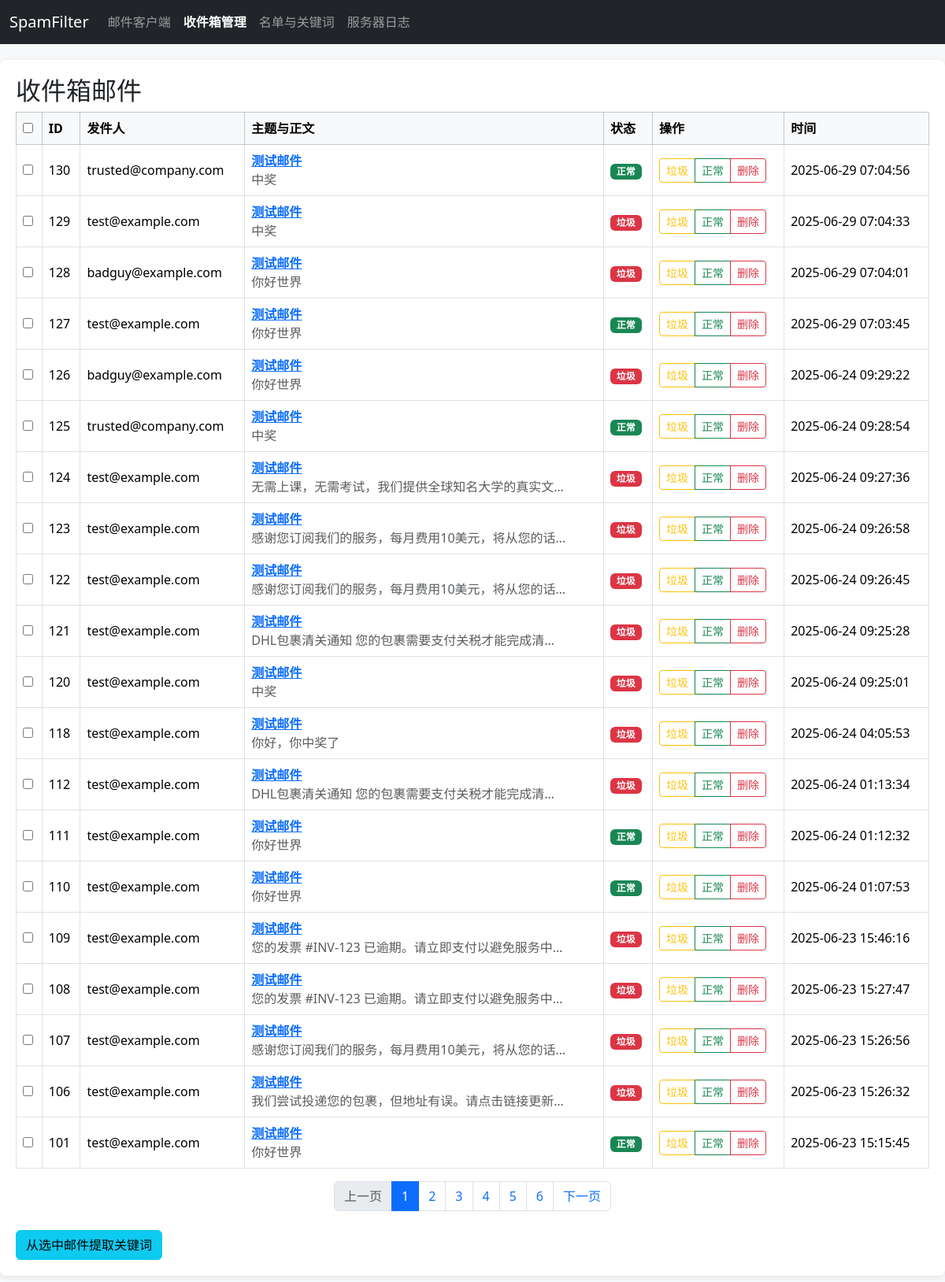
The app's page /admin/inbox with its own data.
### tables this page shows
CREATE TABLE inbox (
            id INTEGER PRIMARY KEY AUTOINCREMENT,
            mail_from TEXT,
            rcpt_to TEXT,
            subject TEXT,
            body TEXT,
            label INTEGER, 
            ts TIMESTAMP DEFAULT CURRENT_TIMESTAMP
        );

### web_app.py (the view)
@app.route('/admin/inbox')
def admin_inbox():
    page = request.args.get('page', 1, type=int)
    total_mails = database.count_total_mails()  # 总邮件数
    total_pages = math.ceil(total_mails / INBOX_PER_PAGE)  # 总页数
    offset = (page - 1) * INBOX_PER_PAGE  # 数据库查询偏移量
    raw_mails = database.get_inbox(limit=INBOX_PER_PAGE, offset=offset)
    mails = [[robust_decode(item) if isinstance(item, str) else item for item in row] for row in raw_mails]
    pagination_range = get_pagination_range(page, total_pages)
    return render_template('inbox.html',
                           mails=mails,
                           current_page=page,
                           total_pages=total_pages,
                           pagination_range=pagination_range)

### database.py (called while the page is built)
def get_inbox(limit=50, offset=0):
    with sqlite3.connect(DB_PATH) as conn:
        c = conn.cursor()
        c.execute('SELECT id, mail_from, subject, body, label, ts FROM inbox ORDER BY id DESC LIMIT ? OFFSET ?',
                  (limit, offset))
        return c.fetchall()

def count_total_mails():
    with sqlite3.connect(DB_PATH) as conn:
        c = conn.cursor()
        c.execute('SELECT COUNT(*) FROM inbox')
        total = c.fetchone()[0]  # fetchone()返回元组，取第一个元素
        return total

### web_app.py (called while the page is built, shortened)
def robust_decode(s):
    if not isinstance(s, str):
        return s  # 非字符串类型直接返回
    try:
        if '\\u' in s:
            return codecs.decode(s, 'unicode_escape')
    except Exception:
        pass
    return s

def get_pagination_range(current_page, total_pages, neighbors=2):
    if total_pages <= 2 * neighbors + 5:
        return list(range(1, total_pages + 1))

### templates/inbox.html (shortened to what this page needs)
{% extends "layout.html" %}
{% block content %}
<h2>收件箱邮件</h2>
<div class="table-responsive">
    <table class="table table-bordered table-hover align-middle">
      <thead class="table-light">
      <tr>
        <th><input type="checkbox" id="select-all-mails" title="全选/全不选"></th>
        <th>ID</th>
        <th>发件人</th>
        <th>主题与正文</th>
        <th>状态</th>
        <th>操作</th>
        <th>时间</th>
      </tr>
      </thead>
      <tbody>
      {% for mail in mails %}
      <tr>
        <td><input type="checkbox" class="mail-checkbox" value="{{ mail[0] }}"></td>
        <td>{{ mail[0] }}</td>
        <td>{{ mail[1] }}</td>
        <td>
            <strong>
                <a href="{{ url_for('view_mail', mail_id=mail[0], page=current_page) }}" title="查看邮件详情">
                    {{ mail[2] or '(无主题)' }}
                </a>
            </strong>
            <div class="text-muted mail-body" title="{{ mail[3] }}">{{ mail[3] }}</div>
        </td>
        <td>
            {% if mail[4] == 1 %} <span class="badge bg-danger">垃圾</span>
            {% elif mail[4] == 0 %} <span class="badge bg-success">正常</span>
            {% else %} <span class="badge bg-secondary">未标注</span>
            {% endif %}
        </td>
        <td>
            <div class="btn-group btn-group-sm">
                <a href="{{ url_for('mark_mail', mail_id=mail[0], label=1, page=current_page) }}" class="btn btn-outline-warning" title="标为垃圾">垃圾</a>
                <a href="{{ url_for('mark_mail', mail_id=mail[0], label=0, page=current_page) }}" class="btn btn-outline-success" title="标为正常">正常</a>
                <a href="{{ url_for('delete_mail', mail_id=mail[0], page=current_page) }}" class="btn btn-outline-danger" onclick="return confirm('确定永久删除?');" title="删除">删除</a>
            </div>
        </td>
        <td>{{ mail[5][:19] }}</td>
      </tr>
      {% else %}
      <tr><td colspan="7" class="text-center">收件箱为空。</td></tr>
      {% endfor %}
      </tbody>
    </table>
</div>
{% if total_pages > 1 %}
<nav aria-label="Page navigation">
  <ul class="pagination justify-content-center">
    <li class="page-item {% if current_page <= 1 %}disabled{% endif %}">
      <a class="page-link" href="{{ url_for('admin_inbox', page=current_page-1) }}">上一页</a>
    </li>
    {% for p in pagination_range %}
      {% if p == '...' %}
        <li class="page-item disabled"><span class="page-link">...</span></li>
      {% else %}
        <li class="page-item {% if p == current_page %}active{% endif %}">
          <a class="page-link" href="{{ url_for('admin_inbox', page=p) }}">{{ p }}</a>
        </li>
      {% endif %}
    {% endfor %}
    <li class="page-item {% if current_page >= total_pages %}disabled{% endif %}">
      <a class="page-link" href="{{ url_for('admin_inbox', page=current_page+1) }}">下一页</a>
    </li>
  </ul>
</nav>
{% endif %}
<div class="mt-4">
    <button id="extract-keywords-btn" class="btn btn-info">从选中邮件提取关键词</button>
</div>
{% endblock %}

### templates/layout.html (shortened to what this page needs)
<!doctype html>
<html lang="zh-CN">
<head>
    <link href="https://cdn.jsdelivr.net/npm/bootstrap@5.3.3/dist/css/bootstrap.min.css" rel="stylesheet">
</head>
<body>
    <nav class="navbar navbar-expand-lg navbar-dark bg-dark">
        <div class="container-fluid">
            <a class="navbar-brand" href="{{ url_for('client_page') }}">SpamFilter</a>
            <div class="collapse navbar-collapse" id="navbarNav">
                <ul class="navbar-nav">
                    <li class="nav-item">
                        <a class="nav-link {% if request.endpoint == 'client_page' %}active{% endif %}" href="{{ url_for('client_page') }}">邮件客户端</a>
                    </li>
                    <li class="nav-item">
                        <a class="nav-link {% if request.endpoint == 'admin_inbox' %}active{% endif %}" href="{{ url_for('admin_inbox') }}">收件箱管理</a>
                    </li>
                    <li class="nav-item">
                        <a class="nav-link {% if request.endpoint == 'admin_lists' %}active{% endif %}" href="{{ url_for('admin_lists') }}">名单与关键词</a>
                    </li>
                    <li class="nav-item">
                        <a class="nav-link {% if request.endpoint == 'admin_logs' %}active{% endif %}" href="{{ url_for('admin_logs') }}">服务器日志</a>
                    </li>
                </ul>
            </div>
        </div>
    </nav>
    <div class="content-container">
        {% block content %}{% endblock %}
    </div>
</body>
</html>

### templates/layout.html (style rules this page uses)
body { background-color: #f8f9fa; }
.nav-link.active { font-weight: bold; }
.content-container { max-width: 1200px; margin: 20px auto; padding: 20px; background: white; border-radius: 8px; box-shadow: 0 2px 10px rgba(0,0,0,.1); }

### templates/inbox.html (style rules this page uses)
.table td, .table th { vertical-align: middle; }
.mail-body { max-width: 400px; white-space: nowrap; overflow: hidden; text-overflow: ellipsis; }

### records on screen
inbox: id "130", mail_from "trusted@company.com", subject "测试邮件", body "中奖", label "正常", ts "2025-06-29 07:04:56"
inbox: id "129", mail_from "test@example.com", subject "测试邮件", body "中奖", label "垃圾", ts "2025-06-29 07:04:33"
inbox: id "128", mail_from "badguy@example.com", subject "测试邮件", body "你好世界", label "垃圾", ts "2025-06-29 07:04:01"
inbox: id "127", mail_from "test@example.com", subject "测试邮件", body "你好世界", label "正常", ts "2025-06-29 07:03:45"
inbox: id "126", mail_from "badguy@example.com", subject "测试邮件", body "你好世界", label "垃圾", ts "2025-06-24 09:29:22"
inbox: id "125", mail_from "trusted@company.com", subject "测试邮件", body "中奖", label "正常", ts "2025-06-24 09:28:54"
inbox: id "124", mail_from "test@example.com", subject "测试邮件", body "无需上课，无需考试，我们提供全球知名大学的真实文…", label "垃圾", ts "2025-06-24 09:27:36"
inbox: id "123", mail_from "test@example.com", subject "测试邮件", body "感谢您订阅我们的服务，每月费用10美元，将从您的话…", label "垃圾", ts "2025-06-24 09:26:58"
inbox: id "122", mail_from "test@example.com", subject "测试邮件", body "感谢您订阅我们的服务，每月费用10美元，将从您的话…", label "垃圾", ts "2025-06-24 09:26:45"
inbox: id "121", mail_from "test@example.com", subject "测试邮件", body "DHL包裹清关通知 您的包裹需要支付关税才能完成清…", label "垃圾", ts "2025-06-24 09:25:28"
inbox: id "120", mail_from "test@example.com", subject "测试邮件", body "中奖", label "垃圾", ts "2025-06-24 09:25:01"
inbox: id "118", mail_from "test@example.com", subject "测试邮件", body "你好，你中奖了", label "垃圾", ts "2025-06-24 04:05:53"
inbox: id "112", mail_from "test@example.com", subject "测试邮件", body "DHL包裹清关通知 您的包裹需要支付关税才能完成清…", label "垃圾", ts "2025-06-24 01:13:34"
inbox: id "111", mail_from "test@example.com", subject "测试邮件", body "你好世界", label "正常", ts "2025-06-24 01:12:32"
inbox: id "110", mail_from "test@example.com", subject "测试邮件", body "你好世界", label "正常", ts "2025-06-24 01:07:53"
inbox: id "109", mail_from "test@example.com", subject "测试邮件", body "您的发票 #INV-123 已逾期。请立即支付以避免服务中…", label "垃圾", ts "2025-06-23 15:46:16"
inbox: id "108", mail_from "test@example.com", subject "测试邮件", body "您的发票 #INV-123 已逾期。请立即支付以避免服务中…", label "垃圾", ts "2025-06-23 15:27:47"
inbox: id "107", mail_from "test@example.com", subject "测试邮件", body "感谢您订阅我们的服务，每月费用10美元，将从您的话…", label "垃圾", ts "2025-06-23 15:26:56"
inbox: id "106", mail_from "test@example.com", subject "测试邮件", body "我们尝试投递您的包裹，但地址有误。请点击链接更新…", label "垃圾", ts "2025-06-23 15:26:32"
inbox: id "101", mail_from "test@example.com", subject "测试邮件", body "你好世界", label "正常", ts "2025-06-23 15:15:45"

### other values on screen
{{ p }} "1" "2" "3" "4" "5" "6"
